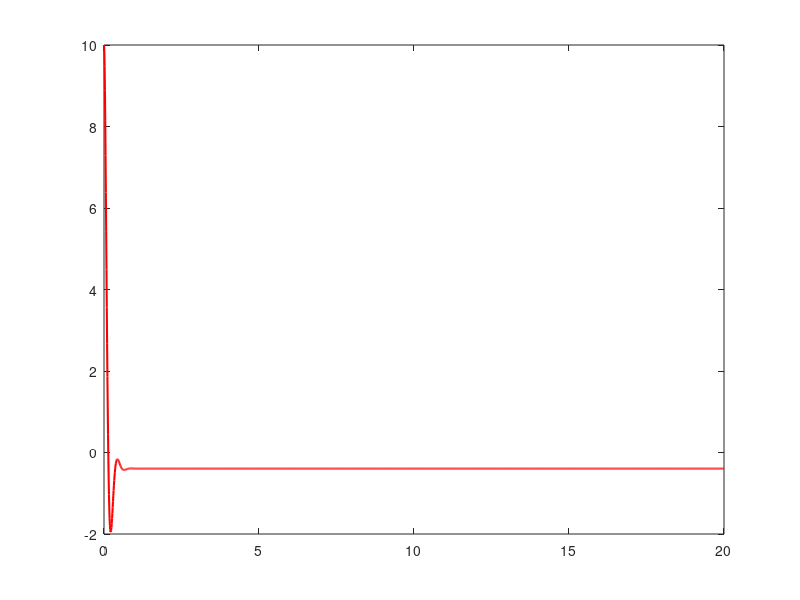

The MATLAB source for this figure: (Note: this script raises an error after producing the figure.)


m = 0.1;    
Mc = 1;     
L = 0.5;    
g = 9.81;  

Kp = -155.65;  
Kd = -8.8;      


f = @(t, x) [
    x(2);  
    21.582 * x(1) - 2 * (-(Kp * x(1)) - Kd * x(2) + 1)  
];

% Time vector
t_start = 0;
t_end = 20;
dt = 0.01; 
t = t_start:dt:t_end;

% Initial conditions 
theta0_rad = pi/18;  
x0 = [theta0_rad; 0];  

x = zeros(2, length(t));
x(:, 1) = x0;

for i = 1:length(t)-1
    k1 = f(t(i), x(:, i));
    k2 = f(t(i) + dt/2, x(:, i) + dt/2 * k1);
    k3 = f(t(i) + dt/2, x(:, i) + dt/2 * k2);
    k4 = f(t(i) + dt, x(:, i) + dt * k3);
    
    x(:, i+1) = x(:, i) + dt/6 * (k1 + 2*k2 + 2*k3 + k4);
end

theta_deg = x(1, :)*(180/pi);

%  steady-state error
e_steady_state = -2 / (2 * Kp + 21.582);
e_steady_state_deg = e_steady_state* (180/pi);
fprintf(['Steady-State Error: ', num2str(e_steady_state_deg), ' degrees']);

figure;
plot(t, theta_deg, 'r', 'LineWidth', 1.5);
yline(e_steady_state_deg, 'k--', 'LineWidth', 1.5);
grid on;
xlabel('Time (sec)');
ylabel('\theta (deg)');
title('Response for Unit Step Disturbance');
legend('Simulated Response', 'Steady-State Error');